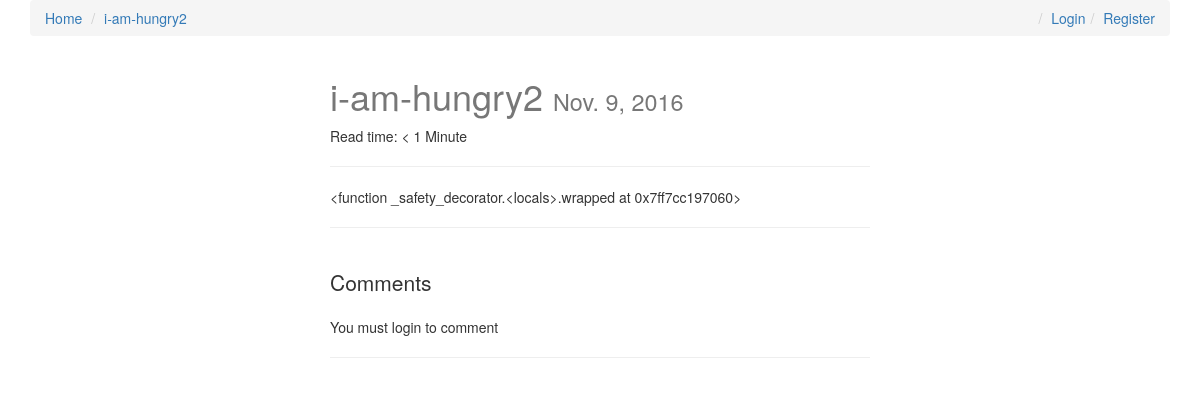
The app's page /i-am-hungry/, older data.
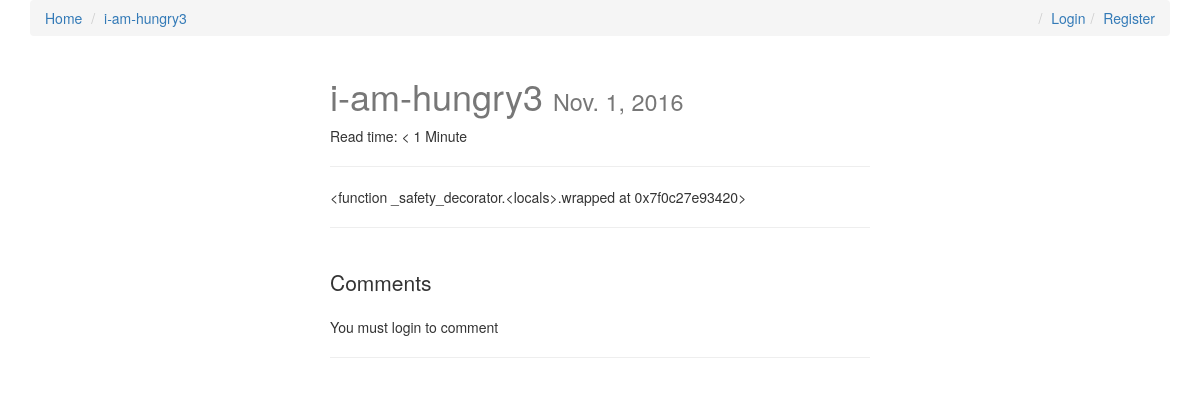
The same page, newer data.
### posts/models.py (models this page shows, shortened)
class Post(models.Model):
    user = models.ForeignKey(settings.AUTH_USER_MODEL, default=1)
    title = models.CharField(max_length=120)
    slug = models.SlugField(unique=True)
    image = models.ImageField(upload_to=upload_location,
            null=True,
            blank=True,
            width_field="width_field",
            height_field="height_field")
    height_field = models.IntegerField(default=0)
    width_field = models.IntegerField(default=0)
    content = models.TextField()
    draft = models.BooleanField(default=False)
    publish = models.DateField(auto_now=False, auto_now_add=False)
    read_time =  models.IntegerField(default=0) # models.TimeField(null=True, blank=True) #assume minutes
    updated = models.DateTimeField(auto_now=True, auto_now_add=False)
    timestamp = models.DateTimeField(auto_now=False, auto_now_add=True)
    objects = PostManager()
    def get_absolute_url(self):
        return reverse("posts:detail", kwargs={"slug": self.slug})
    class Meta:
        ordering = ["-timestamp", "-updated"]
    def get_markdown(self):
        content = self.content
        markdown_text = markdown(content)
        return mark_safe(markdown_text)
    @property
    def comments(self):
        instance = self
        qs = Comment.objects.filter_by_instance(instance)
        return qs
    @property
    def get_content_type(self):
        instance = self
        content_type = ContentType.objects.get_for_model(instance.__class__)
        return content_type

### posts/views.py (the view, shortened to what this page needs)
# urls.py: url(r'^(?P<slug>[\w-]+)/$', post_detail, name='detail'),
def post_detail(request, slug=None):
	instance = get_object_or_404(Post, slug=slug)
	if instance.publish > timezone.now().date() or instance.draft:
		if not request.user.is_staff or not request.user.is_superuser:
			raise Http404
	share_string = quote_plus(instance.content)
	initial_data = {
			"content_type": instance.get_content_type,
			"object_id": instance.id
	}
	form = CommentForm(request.POST or None, initial=initial_data)
	comments = instance.comments
	context = {
		"title": instance.title,
		"instance": instance,
		"share_string": share_string,
		"comments": comments,
		"comment_form":form,
	}
	return render(request, "post_detail.html", context)

### comments/models.py (called while the page is built)
    def filter_by_instance(self, instance):
        content_type = ContentType.objects.get_for_model(instance.__class__)
        obj_id = instance.id
        qs = super(CommentManager, self).filter(content_type=content_type, object_id= obj_id).filter(parent=None)
        return qs

### posts/templatetags/urlify.py (called while the page is built)
@register.filter
def urlify(value):
    return quote_plus(value)

### templates/post_detail.html (shortened to what this page needs)
{% extends "base.html" %}
{% load urlify %}
{% load crispy_forms_tags %}
 {% block post_detail_link %}
  <li><a href='{{ instance.get_absolute_url }}'>{{ instance.title }}</a></li>
  {% endblock %}
{% block content %}
<div class='col-sm-6 col-sm-offset-3'>
<h1>{{ title }} <small>{% if instance.draft %}<span style='color:red;'>Draft</span> {% endif %}{{ instance.publish }}</small></h1>
<p>Read time: {% if instance.read_time <= 1 %} < 1 Minute {% else %}{{ instance.read_time }} minutes {% endif %}</p>
<p><div class="fb-like" data-href="{{ request.build_absolute_uri }}" data-layout="button_count" data-action="like" data-show-faces="true" data-share="true"></div>
<hr/>
</p>
<div class='row'>
<div class='col-sm-12 '>
   <div class='post-detail-item'>{{ instance.get_markdown }}</div>
    <hr/>
    <br/>
    <div>
        <p class='lead'>Comments</p>
        {% if request.user.is_authenticated %}
        <form method="POST" action="."> {% csrf_token %}
            {{ comment_form|crispy }}
            <input type='submit' value='Post comment' class='btn btn-default'>
        </form>
        {% else %}
        <p>You must login to comment </p>
        {% endif %}
        <hr/>
    </div>
</div>
</div>
</div>
{% endblock content %}

Row changes from the older to the newer data that the page shows:
changed Post: title "i-am-hungry2" → "i-am-hungry3"; publish "Nov. 9, 2016" → "Nov. 1, 2016"; get_markdown "<function _safety_decorator.<locals>.wrapped at 0x7ff7cc197060>" → "<function _safety_decorator.<locals>.wrapped at 0x7f0c27e93420>"
